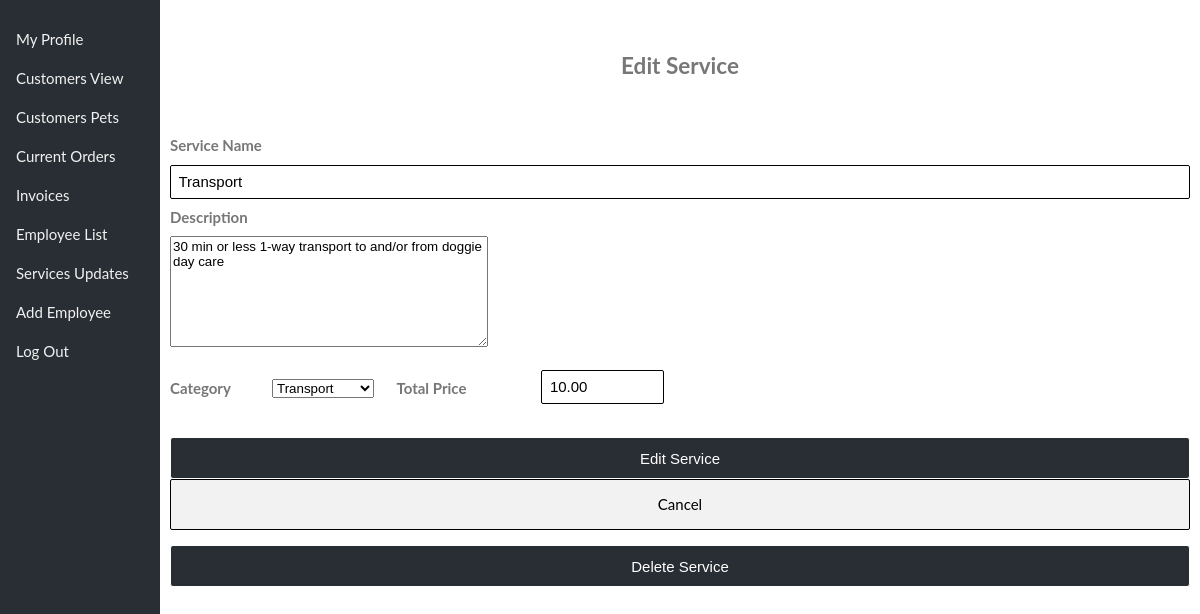
Page /Website/website-master/editService.php?s=19 (signed in) on the committed database.
### tables this page shows
CREATE TABLE `services` (
  `serviceID` int(10) unsigned NOT NULL AUTO_INCREMENT,
  `categoryID` int(10) unsigned NOT NULL,
  `servicename` varchar(255) NOT NULL,
  `description` varchar(535) NOT NULL,
  `dateadded` date NOT NULL,
  `price` decimal(10,2) NOT NULL,
  PRIMARY KEY (`serviceID`),
  KEY `categoryID` (`categoryID`),
  CONSTRAINT `services_ibfk_1` FOREIGN KEY (`categoryID`) REFERENCES `categories` (`categoryID`)
);

CREATE TABLE `categories` (
  `categoryID` int(10) unsigned NOT NULL AUTO_INCREMENT,
  `categoryname` varchar(255) NOT NULL,
  PRIMARY KEY (`categoryID`)
);

### Website/website-master/src/Database.php (called while the page is built, shortened)
<?php
class Database implements DatabaseInterface {
  private $pdo;
  public static function create(PDO $pdo) {
    return new static($pdo);
  }
  public function __construct(PDO $pdo) {
    $this->pdo = $pdo;
  }
  public function getServicesById($values)
  {
    $serviceID = !empty($values['serviceID']) ? $values['serviceID'] : NULL;
    $selectStatement = "SELECT * FROM services WHERE serviceID = :serviceID";
    $statement = $this->pdo->prepare($selectStatement);
    $parameters = [':serviceID' => $serviceID];
    $statement->execute($parameters);
    $service = $statement->fetchAll(PDO::FETCH_CLASS, '\stdClass');
    $service = reset($service);
    return $service;
  }
  public function getCategoriesById($values)
  {
    $categoryID = !empty($values['categoryID']) ? $values['categoryID'] : NULL;
    $selectStatement = "SELECT * FROM categories WHERE categoryID = :categoryID";
    $statement = $this->pdo->prepare($selectStatement);
    $parameters = [':categoryID' => $categoryID];
    $statement->execute($parameters);
    $categorie = $statement->fetchAll(PDO::FETCH_CLASS, '\stdClass');
    $categorie = reset($categorie);
    return $categorie;
  }
}

### Website/website-master/common.php (called while the page is built, shortened)
<?php
$dsn = "mysql:host=" . DB_HOST . ";dbname=" . DB_NAME . ";charset=utf8mb4;";
$driver_options = [
  PDO::ATTR_ERRMODE => PDO::ERRMODE_EXCEPTION,
];
$pdo = new PDO($dsn, DB_USER, DB_PASS, $driver_options);
$database = Database::create($pdo);
?>

### Website/website-master/editService.php (the view, shortened to what this page needs)
<?php
require_once('common.php');
print_r($_POST);
if (isset($_SESSION['userInfo'])) {
  $userInfo = $_SESSION['userInfo'];
  $serviceID = 0;
  if (isset($_GET['s']) && $userInfo->privileges == 'Admin') {
    $values = ['serviceID' => $_GET['s']];
    $serviceID = $values['serviceID'];
    $serviceInfo = $database->getServicesById($values);
    $value = ['categoryID' => $serviceInfo->categoryID];
    $categoryInfo = $database->getCategoriesById($value);
  }
}
?>
<!DOCTYPE HTML>
<HTML lang="en">
<head>
  <link rel="stylesheet" type="text/css" href="css/bestPet.css">
  <link rel="stylesheet" type="text/css" href="css/form.css">
  <link rel="stylesheet" type="text/css" href="css/sideBar.css">
</head>
<body>
  <?php require_once("sideBar.php") ?>
  <div class="main">
    <?php if (isset($userInfo)) : ?>
      <?php if ($serviceID != 0) : ?>
        <h2 style="text-align:center;">Edit Service</h2>
        <form method="post" action="<?php echo htmlspecialchars($_SERVER["PHP_SELF"]); ?>">
          <fieldset name="paymentInfo">
            <label for="">Service Name</label>
            <input type="text" placeholder="Enter Service Name" name="servicename" required value="<?php echo $serviceInfo->servicename; ?>">
            <label for="">Description</label>
            <textarea placeholder="Enter Description" rows="7" cols="40" name="description" style="font-family:Lucida Grande, sans-serif;" required><?php echo $serviceInfo->description; ?></textarea>
          </fieldset>
          <fieldset name="cardInfo" style="margin-top:-2em;">
            <label for="status">Category</label>
            <select id="status" name="categoryID">
              <option value="<?php echo $categoryInfo->categoryID; ?>" selected><?php echo $categoryInfo->categoryname; ?></option>
            </select>
            <label for="orderTotal">Total Price</label>
            <input type="number" id="orderTotal" step="0.01" placeholder="Enter Total" name="price" value=<?php echo $serviceInfo->price; ?> required>
          </fieldset>
          <input type="submit" value="Edit Service">
          <a href="serviceupdate.php">
            <div class="cancel-button">Cancel</div>
          </a>
        </form>
        <form method="post" action="<?php echo htmlspecialchars($_SERVER["PHP_SELF"]); ?>">
          <input type="submit" value="Delete Service">
        </form>
<?php endif; ?>
<?php endif; ?>
</div>
</body>
</HTML>

### Website/website-master/css/bestPet.css (style rules this page uses)
body, html { height: 100%; margin: 0; color: #777; font: 400 15px/1.8 "lato", sans-serif; }
a { text-decoration: none; }

### Website/website-master/css/form.css (style rules this page uses)
fieldset { border: 0; padding: 1.5em 1.5em 2em 1.5em; margin: 0 -1.5em 0 -1.5em; }
label { font-weight: bold; line-height: 2.5; display: block; }
input { width: 100%; padding: .5em .5em; -webkit-border-radius: 2px; -moz-border-radius: 2px; border-radius: 2px; -webkit-transition: all .2s; -moz-transition: all .2s; -o-transition: all .2s; transition: all .2s; border: 1px solid ; font-size: 1em; -webkit-box-sizing: border-box; -moz-box-sizing: border-box; box-sizing: border-box; font-family: Lucida Grande, sans-serif; display: block; }
.cancel-button { font-size: 1em; background: #f2f2f2; border: 1px solid ; padding: .75em .5em; text-align: center; -webkit-border-radius: 2px; -moz-border-radius: 2px; border-radius: 2px; width: inherit; margin: auto; }
a { text-decoration: none; color: black; }
[type="submit"] { font-size: 1em; background: #292E34; border: 1px solid ; padding: .75em .5em; color: #fff; -webkit-border-radius: 3px; -moz-border-radius: 3px; border-radius: 3px; width: 100%; margin: auto; }
[id="status"],[for="status"] { float: left; width: 10%; }
[id="orderTotal"],[id="paymentTotal"],[for="orderTotal"],[for="paymentTotal"] { float: left; width: 12%; }
[id="orderTotal"],[id="paymentTotal"],[for="paymentTotal"],[for="orderTotal"] { margin-left: 1.5em; }
fieldset[name="cardInfo"] [id="status"] { position: relative; top: 9px; }

### Website/website-master/css/sideBar.css (style rules this page uses)
body { font-family: "Lato", sans-serif; }
.main { margin-left: 160px; font-size: inherit; padding: 0px 10px; }

### rows in the picture
services: servicename "Transport", description "30 min or less 1-way transport to and/or from doggie day care", price "10.00"
categories: categoryID "Transport"
